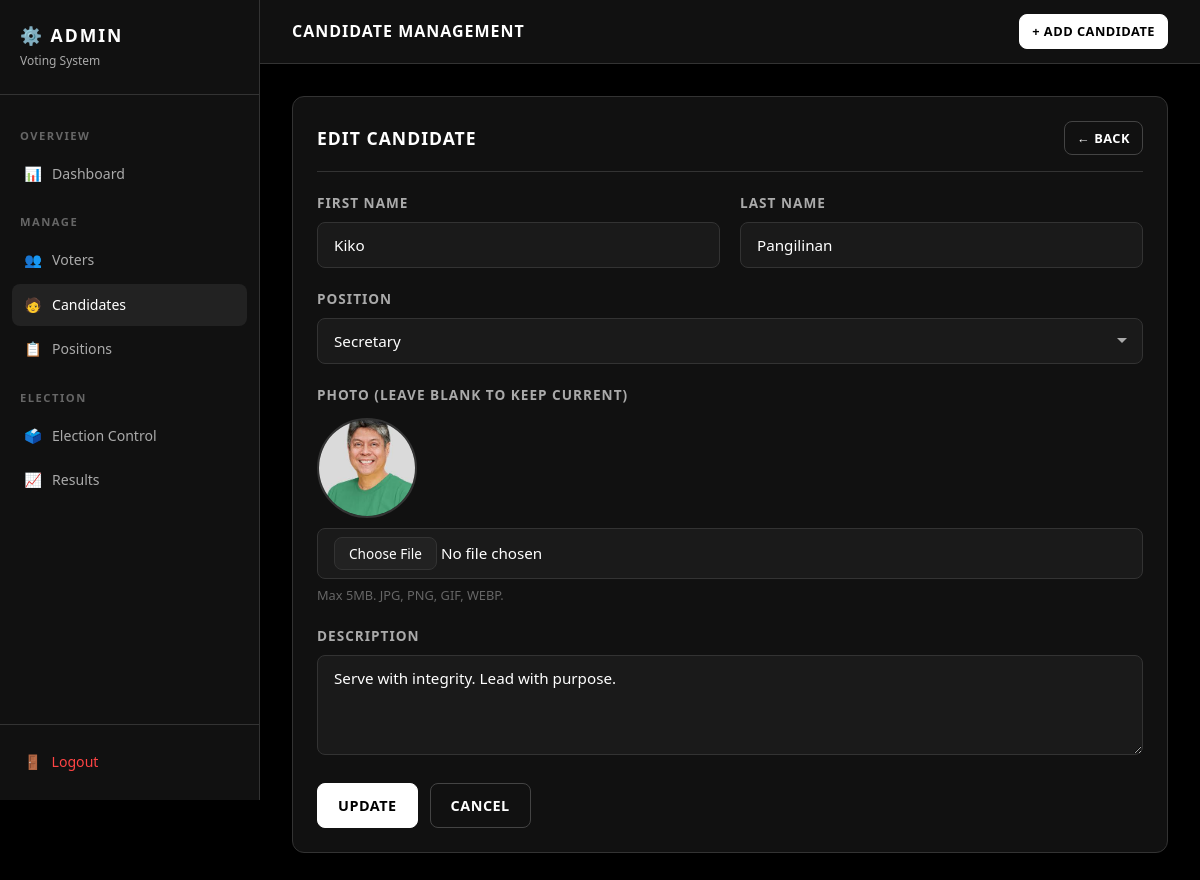
/admin/candidates.php?action=edit&id=5 (signed in), run on the app's committed database.
### tables this page shows
CREATE TABLE IF NOT EXISTS candidates (
    id INT AUTO_INCREMENT PRIMARY KEY,
    position_id INT NOT NULL,
    first_name VARCHAR(100) NOT NULL,
    last_name VARCHAR(100) NOT NULL,
    photo VARCHAR(255) DEFAULT 'default.png',
    description TEXT,
    created_at TIMESTAMP DEFAULT CURRENT_TIMESTAMP,
    FOREIGN KEY (position_id) REFERENCES positions(id) ON DELETE CASCADE
);

CREATE TABLE IF NOT EXISTS positions (
    id INT AUTO_INCREMENT PRIMARY KEY,
    position_name VARCHAR(100) NOT NULL UNIQUE,
    created_at TIMESTAMP DEFAULT CURRENT_TIMESTAMP
);

### admin/candidates.php (the view, shortened to what this page needs)
<?php
require_once '../includes/db.php';
$action  = $_GET['action'] ?? 'list';
$edit_id = isset($_GET['id']) ? (int)$_GET['id'] : 0;
$edit_candidate = null;
if ($action === 'edit' && $edit_id) {
    $stmt = mysqli_prepare($conn, "SELECT * FROM candidates WHERE id = ?");
    mysqli_stmt_bind_param($stmt, 'i', $edit_id);
    mysqli_stmt_execute($stmt);
    $edit_candidate = mysqli_fetch_assoc(mysqli_stmt_get_result($stmt));
}
$positions_result = mysqli_query($conn, "SELECT * FROM positions ORDER BY position_name ASC");
$positions_list = [];
while ($p = mysqli_fetch_assoc($positions_result)) $positions_list[] = $p;
?>
<!DOCTYPE html>
<html lang="en">
<head>
    <link rel="stylesheet" href="../css/style.css">
</head>
<body>
<div class="admin-wrapper">
    <?php include 'includes/sidebar.php'; ?>
    <main class="admin-main">
        <div class="admin-topbar">
            <h2>Candidate Management</h2>
            <a href="candidates.php?action=add" class="btn btn-primary btn-sm">+ Add Candidate</a>
        </div>
        <div class="admin-body">
            <?php if ($action === 'add' || $action === 'edit'): ?>
            <div class="card">
                <div class="card-header">
                    <h3><?= $action === 'edit' ? 'Edit Candidate' : 'Add New Candidate' ?></h3>
                    <a href="candidates.php" class="btn btn-outline btn-sm">← Back</a>
                </div>
                <form method="POST" action="candidates.php" enctype="multipart/form-data">
                    <div class="form-row">
                        <div class="form-group">
                            <label>First Name</label>
                            <input type="text" name="first_name" class="form-control" value="<?= htmlspecialchars($edit_candidate['first_name'] ?? '') ?>" required>
                        </div>
                        <div class="form-group">
                            <label>Last Name</label>
                            <input type="text" name="last_name" class="form-control" value="<?= htmlspecialchars($edit_candidate['last_name'] ?? '') ?>" required>
                        </div>
                    </div>
                    <div class="form-group">
                        <label>Position</label>
                        <select name="position_id" class="form-control" required>
                            <?php foreach ($positions_list as $p): ?>
                                <option value="<?= $p['id'] ?>" <?= (isset($edit_candidate['position_id']) && $edit_candidate['position_id'] == $p['id']) ? 'selected' : '' ?>>
                                    <?= htmlspecialchars($p['position_name']) ?>
                                </option>
                            <?php endforeach; ?>
                        </select>
                    </div>
                    <div class="form-group">
                        <label>Photo <?= $action === 'edit' ? '(leave blank to keep current)' : '' ?></label>
                        <?php if ($action === 'edit' && $edit_candidate['photo'] && $edit_candidate['photo'] !== 'default.png'): ?>
                            <div style="margin-bottom:10px;">
                                <img src="../uploads/candidates/<?= htmlspecialchars($edit_candidate['photo']) ?>" class="photo-preview" alt="">
                            </div>
                        <?php endif; ?>
                        <input type="file" name="photo" class="form-control" accept="image/*">
                        <p class="form-hint">Max 5MB. JPG, PNG, GIF, WEBP.</p>
                    </div>
                    <div class="form-group">
                        <label>Description</label>
                        <textarea name="description" class="form-control"><?= htmlspecialchars($edit_candidate['description'] ?? '') ?></textarea>
                    </div>
                    <div style="display:flex; gap:12px;">
                        <button type="submit" class="btn btn-primary"><?= $action === 'edit' ? 'Update' : 'Add Candidate' ?></button>
                        <a href="candidates.php" class="btn btn-outline">Cancel</a>
                    </div>
                </form>
            </div>
            <?php endif; ?>
        </div>
    </main>
</div>
</body>
</html>

### css/style.css (style rules this page uses)
*, *::before, *::after { box-sizing: border-box; margin: 0; padding: 0; }
:root { --bg: #000000; --surface: #111111; --surface2: #1a1a1a; --surface3: #222222; --border: #333333; --border-light: #444444; --text: #ffffff; --text-muted: #aaaaaa; --text-dim: #666666; --accent: #ffffff; --accent-hover: #dddddd; --danger: #ff4444; --success: #44ff88; --warning: #ffaa00; --radius: 8px; --radius-lg: 12px; --shadow: 0 4px 20px rgba(0,0,0,0.8); --shadow-sm: 0 2px 8px rgba(0,0,0,0.5); --transition: 0.2s ease; }
html { font-size: 16px; }
body { background: var(--bg); color: var(--text); font-family: 'Segoe UI', Arial, sans-serif; line-height: 1.6; min-height: 100vh; }
h1, h2, h3, h4, h5 { font-weight: 700; line-height: 1.3; }
h2 { font-size: 1.5rem; }
h3 { font-size: 1.25rem; }
a { color: var(--text); text-decoration: none; transition: color var(--transition); }
.card { background: var(--surface); border: 1px solid var(--border); border-radius: var(--radius-lg); padding: 24px; margin-bottom: 24px; box-shadow: var(--shadow-sm); }
.card-header { padding-bottom: 16px; margin-bottom: 20px; border-bottom: 1px solid var(--border); display: flex; align-items: center; justify-content: space-between; gap: 12px; }
.card-header h2, .card-header h3 { font-size: 1.1rem; text-transform: uppercase; letter-spacing: 1px; }
.form-group { margin-bottom: 20px; }
.form-group label { display: block; font-size: 0.85rem; text-transform: uppercase; letter-spacing: 1px; color: var(--text-muted); margin-bottom: 8px; font-weight: 600; }
.form-control { width: 100%; background: var(--surface2); border: 1px solid var(--border); border-radius: var(--radius); color: var(--text); padding: 12px 16px; font-size: 0.95rem; transition: border-color var(--transition), box-shadow var(--transition); font-family: inherit; }
.form-control::placeholder { color: var(--text-dim); }
select.form-control { appearance: none; background-repeat: no-repeat; background-position: right 14px center; padding-right: 40px; }
select.form-control option { background: var(--surface2); }
textarea.form-control { resize: vertical; min-height: 100px; }
.form-row { display: grid; grid-template-columns: 1fr 1fr; gap: 20px; }
.form-hint { font-size: 0.8rem; color: var(--text-dim); margin-top: 6px; }
.btn { display: inline-flex; align-items: center; gap: 8px; padding: 10px 20px; border-radius: var(--radius); font-size: 0.9rem; font-weight: 600; cursor: pointer; border: 1px solid transparent; transition: all var(--transition); font-family: inherit; text-transform: uppercase; letter-spacing: 0.5px; white-space: nowrap; }
.btn-primary { background: var(--text); color: var(--bg); border-color: var(--text); }
.btn-outline { background: transparent; color: var(--text); border-color: var(--border-light); }
.btn-sm { padding: 6px 12px; font-size: 0.8rem; }
.admin-wrapper { display: flex; min-height: 100vh; }
.admin-main { flex: 1; overflow: hidden; }
.admin-topbar { background: var(--surface); border-bottom: 1px solid var(--border); padding: 0 32px; height: 64px; display: flex; align-items: center; justify-content: space-between; }
.admin-topbar h2 { font-size: 1rem; text-transform: uppercase; letter-spacing: 1px; }
.admin-body { padding: 32px; }
.photo-preview { width: 100px; height: 100px; border-radius: 50%; object-fit: cover; border: 2px solid var(--border); margin-top: 12px; display: block; }
input[type="file"].form-control { padding: 8px 16px; cursor: pointer; }

### data on the page
candidates: first_name "Kiko", last_name "Pangilinan", position_id "Secretary", photo (picture), description "Serve with integrity. Lead with purpose."
